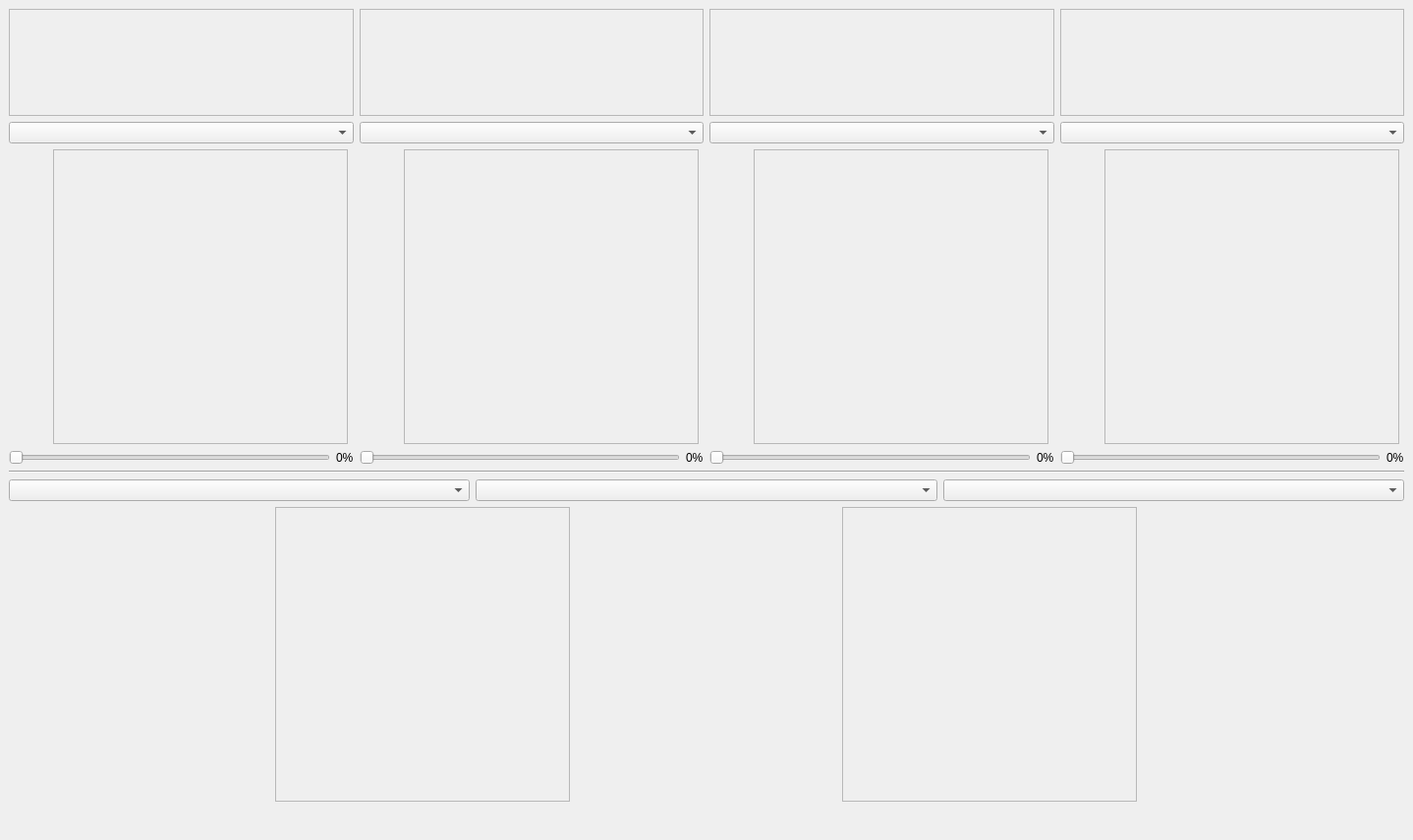
<?xml version="1.0" encoding="UTF-8"?>
<ui version="4.0">
 <class>MainWindow</class>
 <widget class="QMainWindow" name="MainWindow">
  <property name="geometry">
   <rect>
    <x>0</x>
    <y>0</y>
    <width>1438</width>
    <height>855</height>
   </rect>
  </property>
  <property name="windowTitle">
   <string>MainWindow</string>
  </property>
  <widget class="QWidget" name="centralwidget">
   <layout class="QVBoxLayout" name="verticalLayout_9">
    <item>
     <layout class="QHBoxLayout" name="horizontalLayout">
      <item>
       <layout class="QVBoxLayout" name="verticalLayout">
        <item>
         <widget class="QFrame" name="frame11">
          <property name="frameShape">
           <enum>QFrame::StyledPanel</enum>
          </property>
          <property name="frameShadow">
           <enum>QFrame::Raised</enum>
          </property>
         </widget>
        </item>
        <item>
         <widget class="QComboBox" name="box1"/>
        </item>
       </layout>
      </item>
      <item>
       <layout class="QVBoxLayout" name="verticalLayout_3">
        <item>
         <widget class="QFrame" name="frame12">
          <property name="frameShape">
           <enum>QFrame::StyledPanel</enum>
          </property>
          <property name="frameShadow">
           <enum>QFrame::Raised</enum>
          </property>
         </widget>
        </item>
        <item>
         <widget class="QComboBox" name="box2"/>
        </item>
       </layout>
      </item>
      <item>
       <layout class="QVBoxLayout" name="verticalLayout_2">
        <item>
         <widget class="QFrame" name="frame13">
          <property name="frameShape">
           <enum>QFrame::StyledPanel</enum>
          </property>
          <property name="frameShadow">
           <enum>QFrame::Raised</enum>
          </property>
         </widget>
        </item>
        <item>
         <widget class="QComboBox" name="box3"/>
        </item>
       </layout>
      </item>
      <item>
       <layout class="QVBoxLayout" name="verticalLayout_4">
        <item>
         <widget class="QFrame" name="frame14">
          <property name="frameShape">
           <enum>QFrame::StyledPanel</enum>
          </property>
          <property name="frameShadow">
           <enum>QFrame::Raised</enum>
          </property>
         </widget>
        </item>
        <item>
         <widget class="QComboBox" name="box4"/>
        </item>
       </layout>
      </item>
     </layout>
    </item>
    <item>
     <layout class="QHBoxLayout" name="horizontalLayout_2">
      <item>
       <layout class="QVBoxLayout" name="verticalLayout_8">
        <item>
         <layout class="QHBoxLayout" name="horizontalLayout_4">
          <item>
           <spacer name="horizontalSpacer">
            <property name="orientation">
             <enum>Qt::Horizontal</enum>
            </property>
            <property name="sizeType">
             <enum>QSizePolicy::Fixed</enum>
            </property>
            <property name="sizeHint" stdset="0">
             <size>
              <width>40</width>
              <height>16</height>
             </size>
            </property>
           </spacer>
          </item>
          <item>
           <widget class="QFrame" name="frame21">
            <property name="sizePolicy">
             <sizepolicy hsizetype="Fixed" vsizetype="Fixed">
              <horstretch>0</horstretch>
              <verstretch>0</verstretch>
             </sizepolicy>
            </property>
            <property name="minimumSize">
             <size>
              <width>300</width>
              <height>300</height>
             </size>
            </property>
            <property name="maximumSize">
             <size>
              <width>300</width>
              <height>300</height>
             </size>
            </property>
            <property name="frameShape">
             <enum>QFrame::StyledPanel</enum>
            </property>
            <property name="frameShadow">
             <enum>QFrame::Raised</enum>
            </property>
           </widget>
          </item>
         </layout>
        </item>
        <item>
         <layout class="QHBoxLayout" name="horizontalLayout_10">
          <item>
           <widget class="QSlider" name="slider1">
            <property name="orientation">
             <enum>Qt::Horizontal</enum>
            </property>
           </widget>
          </item>
          <item>
           <widget class="QLabel" name="labelSlider1">
            <property name="text">
             <string>0%</string>
            </property>
           </widget>
          </item>
         </layout>
        </item>
       </layout>
      </item>
      <item>
       <layout class="QVBoxLayout" name="verticalLayout_5">
        <item>
         <layout class="QHBoxLayout" name="horizontalLayout_6">
          <item>
           <spacer name="horizontalSpacer_2">
            <property name="orientation">
             <enum>Qt::Horizontal</enum>
            </property>
            <property name="sizeType">
             <enum>QSizePolicy::Fixed</enum>
            </property>
            <property name="sizeHint" stdset="0">
             <size>
              <width>40</width>
              <height>16</height>
             </size>
            </property>
           </spacer>
          </item>
          <item>
           <widget class="QFrame" name="frame22">
            <property name="sizePolicy">
             <sizepolicy hsizetype="Fixed" vsizetype="Fixed">
              <horstretch>0</horstretch>
              <verstretch>0</verstretch>
             </sizepolicy>
            </property>
            <property name="minimumSize">
             <size>
              <width>300</width>
              <height>300</height>
             </size>
            </property>
            <property name="maximumSize">
             <size>
              <width>300</width>
              <height>300</height>
             </size>
            </property>
            <property name="frameShape">
             <enum>QFrame::StyledPanel</enum>
            </property>
            <property name="frameShadow">
             <enum>QFrame::Raised</enum>
            </property>
           </widget>
          </item>
         </layout>
        </item>
        <item>
         <layout class="QHBoxLayout" name="horizontalLayout_11">
          <item>
           <widget class="QSlider" name="slider2">
            <property name="orientation">
             <enum>Qt::Horizontal</enum>
            </property>
           </widget>
          </item>
          <item>
           <widget class="QLabel" name="labelSlider2">
            <property name="text">
             <string>0%</string>
            </property>
           </widget>
          </item>
         </layout>
        </item>
       </layout>
      </item>
      <item>
       <layout class="QVBoxLayout" name="verticalLayout_7">
        <item>
         <layout class="QHBoxLayout" name="horizontalLayout_7">
          <item>
           <spacer name="horizontalSpacer_3">
            <property name="orientation">
             <enum>Qt::Horizontal</enum>
            </property>
            <property name="sizeType">
             <enum>QSizePolicy::Fixed</enum>
            </property>
            <property name="sizeHint" stdset="0">
             <size>
              <width>40</width>
              <height>16</height>
             </size>
            </property>
           </spacer>
          </item>
          <item>
           <widget class="QFrame" name="frame23">
            <property name="sizePolicy">
             <sizepolicy hsizetype="Fixed" vsizetype="Fixed">
              <horstretch>0</horstretch>
              <verstretch>0</verstretch>
             </sizepolicy>
            </property>
            <property name="minimumSize">
             <size>
              <width>300</width>
              <height>300</height>
             </size>
            </property>
            <property name="maximumSize">
             <size>
              <width>300</width>
              <height>300</height>
             </size>
            </property>
            <property name="frameShape">
             <enum>QFrame::StyledPanel</enum>
            </property>
            <property name="frameShadow">
             <enum>QFrame::Raised</enum>
            </property>
           </widget>
          </item>
         </layout>
        </item>
        <item>
         <layout class="QHBoxLayout" name="horizontalLayout_12">
          <item>
           <widget class="QSlider" name="slider3">
            <property name="orientation">
             <enum>Qt::Horizontal</enum>
            </property>
           </widget>
          </item>
          <item>
           <widget class="QLabel" name="labelSlider3">
            <property name="text">
             <string>0%</string>
            </property>
           </widget>
          </item>
         </layout>
        </item>
       </layout>
      </item>
      <item>
       <layout class="QVBoxLayout" name="verticalLayout_6">
        <item>
         <layout class="QHBoxLayout" name="horizontalLayout_8">
          <item>
           <spacer name="horizontalSpacer_4">
            <property name="orientation">
             <enum>Qt::Horizontal</enum>
            </property>
            <property name="sizeType">
             <enum>QSizePolicy::Fixed</enum>
            </property>
            <property name="sizeHint" stdset="0">
             <size>
              <width>40</width>
              <height>16</height>
             </size>
            </property>
           </spacer>
          </item>
          <item>
           <widget class="QFrame" name="frame24">
            <property name="sizePolicy">
             <sizepolicy hsizetype="Fixed" vsizetype="Fixed">
              <horstretch>0</horstretch>
              <verstretch>0</verstretch>
             </sizepolicy>
            </property>
            <property name="minimumSize">
             <size>
              <width>300</width>
              <height>300</height>
             </size>
            </property>
            <property name="maximumSize">
             <size>
              <width>300</width>
              <height>300</height>
             </size>
            </property>
            <property name="frameShape">
             <enum>QFrame::StyledPanel</enum>
            </property>
            <property name="frameShadow">
             <enum>QFrame::Raised</enum>
            </property>
           </widget>
          </item>
         </layout>
        </item>
        <item>
         <layout class="QHBoxLayout" name="horizontalLayout_13">
          <item>
           <widget class="QSlider" name="slider4">
            <property name="orientation">
             <enum>Qt::Horizontal</enum>
            </property>
           </widget>
          </item>
          <item>
           <widget class="QLabel" name="labelSlider4">
            <property name="text">
             <string>0%</string>
            </property>
           </widget>
          </item>
         </layout>
        </item>
       </layout>
      </item>
     </layout>
    </item>
    <item>
     <widget class="Line" name="line_2">
      <property name="orientation">
       <enum>Qt::Horizontal</enum>
      </property>
     </widget>
    </item>
    <item>
     <layout class="QHBoxLayout" name="horizontalLayout_5">
      <item>
       <widget class="QComboBox" name="mixoutBox"/>
      </item>
      <item>
       <widget class="QComboBox" name="modeBox"/>
      </item>
      <item>
       <widget class="QComboBox" name="roiBox"/>
      </item>
     </layout>
    </item>
    <item>
     <layout class="QHBoxLayout" name="horizontalLayout_3">
      <item>
       <widget class="QFrame" name="frame31">
        <property name="sizePolicy">
         <sizepolicy hsizetype="Fixed" vsizetype="Fixed">
          <horstretch>0</horstretch>
          <verstretch>0</verstretch>
         </sizepolicy>
        </property>
        <property name="minimumSize">
         <size>
          <width>300</width>
          <height>300</height>
         </size>
        </property>
        <property name="maximumSize">
         <size>
          <width>300</width>
          <height>300</height>
         </size>
        </property>
        <property name="frameShape">
         <enum>QFrame::StyledPanel</enum>
        </property>
        <property name="frameShadow">
         <enum>QFrame::Raised</enum>
        </property>
       </widget>
      </item>
      <item>
       <widget class="QFrame" name="frame32">
        <property name="sizePolicy">
         <sizepolicy hsizetype="Fixed" vsizetype="Fixed">
          <horstretch>0</horstretch>
          <verstretch>0</verstretch>
         </sizepolicy>
        </property>
        <property name="minimumSize">
         <size>
          <width>300</width>
          <height>300</height>
         </size>
        </property>
        <property name="maximumSize">
         <size>
          <width>300</width>
          <height>300</height>
         </size>
        </property>
        <property name="frameShape">
         <enum>QFrame::StyledPanel</enum>
        </property>
        <property name="frameShadow">
         <enum>QFrame::Raised</enum>
        </property>
       </widget>
      </item>
     </layout>
    </item>
    <item>
     <spacer name="verticalSpacer">
      <property name="orientation">
       <enum>Qt::Vertical</enum>
      </property>
      <property name="sizeType">
       <enum>QSizePolicy::Fixed</enum>
      </property>
      <property name="sizeHint" stdset="0">
       <size>
        <width>20</width>
        <height>30</height>
       </size>
      </property>
     </spacer>
    </item>
   </layout>
  </widget>
 </widget>
 <resources/>
 <connections/>
</ui>
